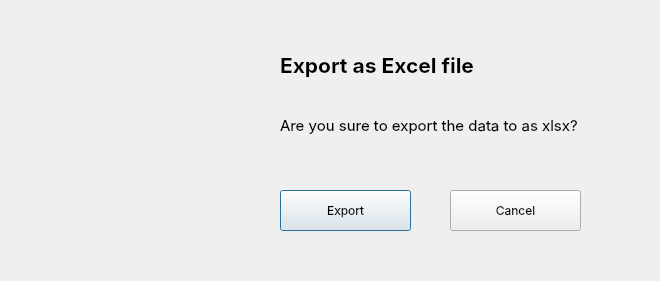
<?xml version="1.0" encoding="UTF-8"?>
<ui version="4.0">
 <class>Dialog</class>
 <widget class="QDialog" name="Dialog">
  <property name="geometry">
   <rect>
    <x>0</x>
    <y>0</y>
    <width>660</width>
    <height>281</height>
   </rect>
  </property>
  <property name="windowTitle">
   <string>Dialog</string>
  </property>
  <widget class="QLabel" name="label">
   <property name="geometry">
    <rect>
     <x>40</x>
     <y>40</y>
     <width>200</width>
     <height>200</height>
    </rect>
   </property>
   <property name="text">
    <string/>
   </property>
   <property name="pixmap">
    <pixmap>export.png</pixmap>
   </property>
   <property name="scaledContents">
    <bool>true</bool>
   </property>
  </widget>
  <widget class="QPushButton" name="export_btn">
   <property name="geometry">
    <rect>
     <x>280</x>
     <y>190</y>
     <width>131</width>
     <height>41</height>
    </rect>
   </property>
   <property name="font">
    <font>
     <family>SF Pro Display</family>
     <pointsize>9</pointsize>
    </font>
   </property>
   <property name="text">
    <string>Export</string>
   </property>
   <property name="default">
    <bool>false</bool>
   </property>
   <property name="flat">
    <bool>false</bool>
   </property>
  </widget>
  <widget class="QPushButton" name="cancel_btn">
   <property name="geometry">
    <rect>
     <x>450</x>
     <y>190</y>
     <width>131</width>
     <height>41</height>
    </rect>
   </property>
   <property name="font">
    <font>
     <family>SF Pro Display</family>
     <pointsize>9</pointsize>
    </font>
   </property>
   <property name="text">
    <string>Cancel</string>
   </property>
  </widget>
  <widget class="QLabel" name="label_2">
   <property name="geometry">
    <rect>
     <x>280</x>
     <y>30</y>
     <width>391</width>
     <height>71</height>
    </rect>
   </property>
   <property name="font">
    <font>
     <family>SF Pro Display</family>
     <pointsize>16</pointsize>
     <weight>75</weight>
     <bold>true</bold>
    </font>
   </property>
   <property name="text">
    <string>Export as Excel file</string>
   </property>
  </widget>
  <widget class="QLabel" name="label_3">
   <property name="geometry">
    <rect>
     <x>280</x>
     <y>90</y>
     <width>391</width>
     <height>71</height>
    </rect>
   </property>
   <property name="font">
    <font>
     <family>SF Pro Display</family>
     <pointsize>11</pointsize>
     <weight>50</weight>
     <bold>false</bold>
    </font>
   </property>
   <property name="text">
    <string>&lt;html&gt;&lt;head/&gt;&lt;body&gt;&lt;p&gt;Are you sure to export the data to as xlsx?&lt;/p&gt;&lt;/body&gt;&lt;/html&gt;</string>
   </property>
  </widget>
 </widget>
 <resources/>
 <connections/>
</ui>
